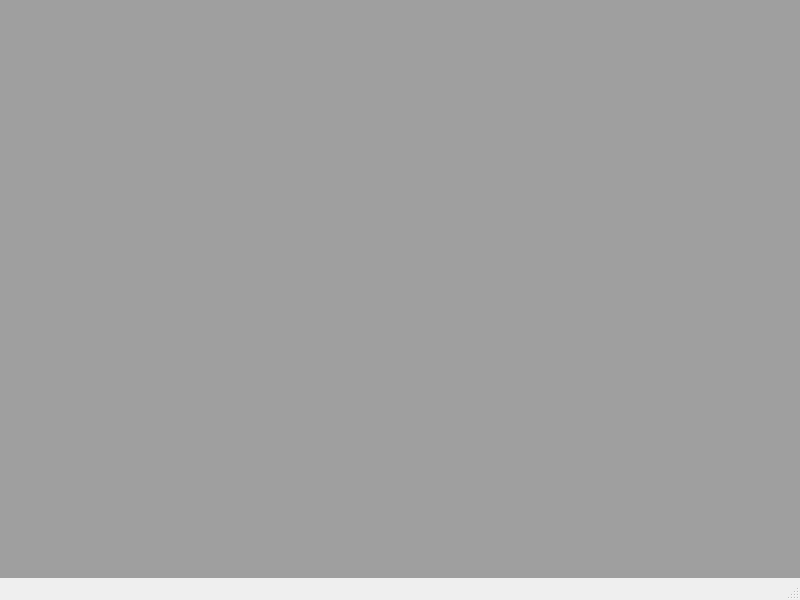
<?xml version="1.0" encoding="UTF-8"?>
<ui version="4.0">
 <class>MainWindow</class>
 <widget class="QMainWindow" name="MainWindow">
  <property name="geometry">
   <rect>
    <x>0</x>
    <y>0</y>
    <width>800</width>
    <height>600</height>
   </rect>
  </property>
  <property name="windowTitle">
   <string>MainWindow</string>
  </property>
  <widget class="QWidget" name="centralwidget">
   <layout class="QHBoxLayout" name="horizontalLayout">
    <property name="leftMargin">
     <number>0</number>
    </property>
    <property name="topMargin">
     <number>0</number>
    </property>
    <property name="rightMargin">
     <number>0</number>
    </property>
    <property name="bottomMargin">
     <number>0</number>
    </property>
    <item>
     <widget class="QMdiArea" name="mdiArea">
      <property name="viewMode">
       <enum>QMdiArea::TabbedView</enum>
      </property>
      <property name="documentMode">
       <bool>true</bool>
      </property>
      <property name="tabsClosable">
       <bool>false</bool>
      </property>
      <property name="tabShape">
       <enum>QTabWidget::Triangular</enum>
      </property>
     </widget>
    </item>
   </layout>
  </widget>
  <widget class="QMenuBar" name="menubar">
   <property name="geometry">
    <rect>
     <x>0</x>
     <y>0</y>
     <width>800</width>
     <height>17</height>
    </rect>
   </property>
  </widget>
  <widget class="QStatusBar" name="statusbar"/>
 </widget>
 <resources/>
 <connections/>
</ui>
